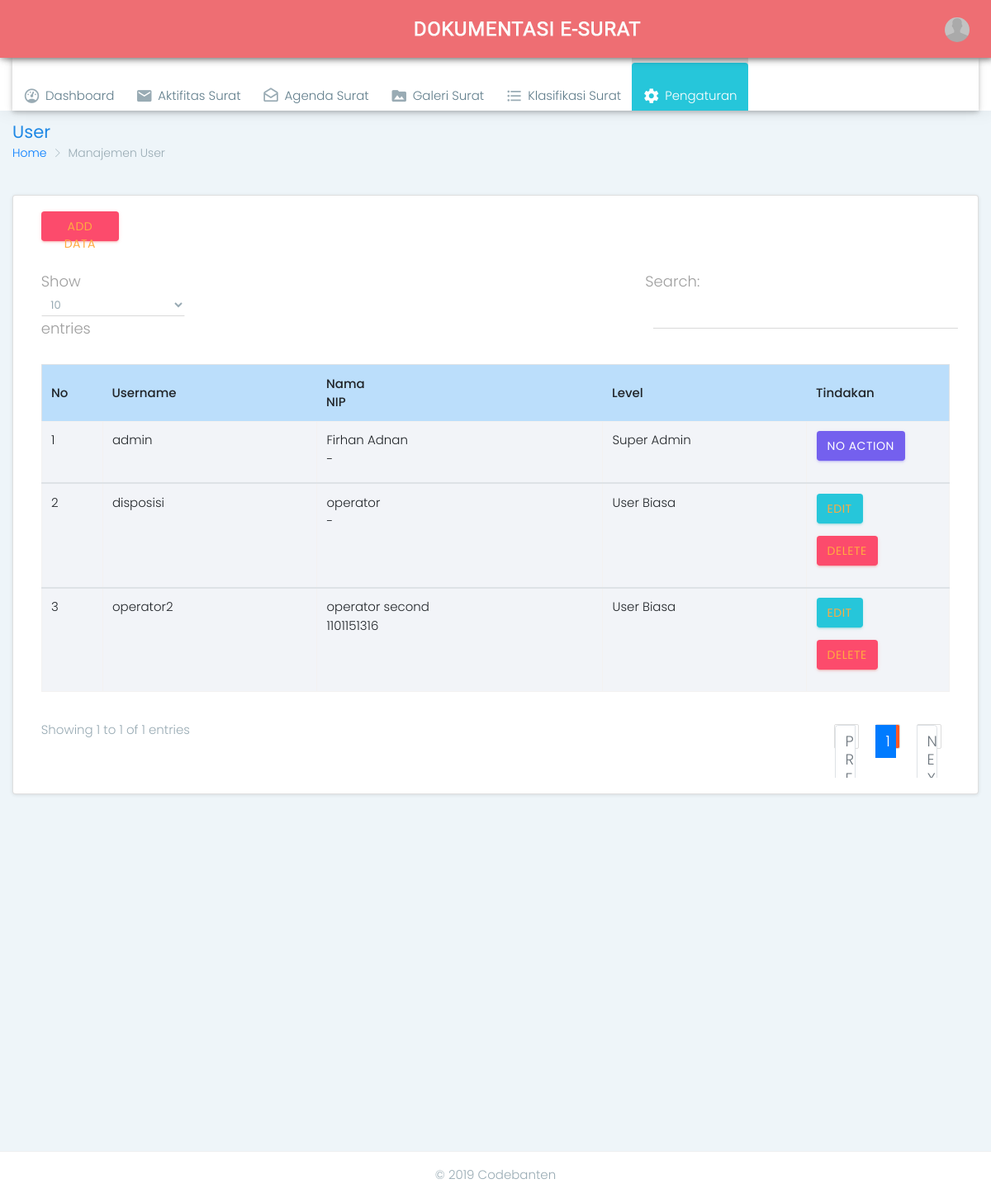
Page /admin.php?page=sett&sub=usr (signed in) on the committed database.
### tables this page shows
CREATE TABLE `tbl_user` (
  `id_user` tinyint(2) NOT NULL AUTO_INCREMENT,
  `username` varchar(30) NOT NULL,
  `password` varchar(35) NOT NULL,
  `nama` varchar(50) NOT NULL,
  `nip` varchar(25) NOT NULL,
  `admin` tinyint(1) NOT NULL,
  PRIMARY KEY (`id_user`)
);

### user.php (the view, shortened to what this page needs)
<?php
    if(empty($_SESSION['admin'])){
        $_SESSION['err'] = '<center>Anda harus login terlebih dahulu!</center>';
        header("Location: ./");
        die();
    } else {
        if(isset($_REQUEST['act'])){
            $act = $_REQUEST['act'];
            switch ($act) {
                case 'add':
                    include "tambah_user.php";
                    break;
                case 'edit':
                    include "edit_tipe_user.php";
                    break;
                case 'del':
                    include "hapus_user.php";
                    break;
            }
        } else {
            $limit = 5;
            $pg = @$_GET['pg'];
                if(empty($pg)){
                    $curr = 0;
                } else {
                    $curr = ($pg - 1) * $limit;
                }
            $query = mysqli_query($config, "SELECT * FROM tbl_user LIMIT $curr, $limit");
                ?>
        <div class="container-fluid">
        <div class="row page-titles">
            <div class="col-md-5 col-8 align-self-center">
                <h3 class="text-themecolor m-b-0 m-t-0">User</h3>
                <ol class="breadcrumb">
                    <li class="breadcrumb-item"><a href="javascript:void(0)">Home</a></li>
                    <li class="breadcrumb-item active">Manajemen User</li>
                </ol>
            </div>
        </div>
    <div class="card">
        <div class="card-body">
            <a href="?page=sett&sub=usr&act=add" class="btn btn-block btn-danger col-md-1" style="margin-left: 15px;">Add Data</a>
             <div class="table-responsive m-t-5">
                <table id="myTable" class="table table-bordered table-striped">
                                <thead class="blue lighten-4" id="head">
                                    <tr>
                                        <th style="vertical-align: middle;" width="8%">No</th>
                                        <th style="vertical-align: middle;" width="23%">Username</th>
                                        <th width="30%">Nama<br/>NIP</th>
                                        <th style="vertical-align: middle;" width="22%">Level</th>
                                        <th style="vertical-align: middle;" width="16%">Tindakan</th>
                                    </tr>
                                </thead>
                                <tbody>
                                    <tr>
                                    <?php
                                    if(mysqli_num_rows($query) > 0){
                                        $no = 1;
                                        while($row = mysqli_fetch_array($query)){
                                        echo '<td>'.$no++.'</td>';
                                        if($row['admin'] == 1){
                                            $row['admin'] = 'Super Admin';
                                        } elseif($row['admin'] == 2){
                                            $row['admin'] = 'Administrator';
                                        } else {
                                            $row['admin'] = 'User Biasa';
                                        } echo '<td>'.$row['username'].'</td>
                                                <td>'.$row['nama'].'<br/>'.$row['nip'].'</td>
                                                <td>'.$row['admin'].'</td>
                                                <td>';
                                        if($_SESSION['username'] == $row['username']){
                                            echo '<button class="btn btn-primary">No Action</button>';
                                        } else {
                                        if($row['id_user'] == 1){
                                            echo '<button class="btn btn-primary">No Action</button>';
                                        } else {
                                          echo ' <a class="btn btn-success" href="?page=sett&sub=usr&act=edit&id_user='.$row['id_user'].'">EDIT</a>
                                                 <a class="btn btn-danger" href="?page=sett&sub=usr&act=del&id_user='.$row['id_user'].'">DELETE</a>';
                                        }
                                    } echo '</td>
                                    </tr>
                                </tbody>';
                                    }
                                }
                      echo '</table>
            </div>
        </div>
    </div>';
                }
            }
?>

### horizontal/css/colors/blue.css (style rules this page uses)
.text-themecolor { color: #1e88e5 !important; }

### include/head.php (style rules this page uses)
body { background: #fff; }
.bg::before { content: ''; background-image: url('./upload/background.jpg'); background-size: cover; background-repeat: no-repeat; background-attachment: scroll; position: fixed; z-index: -1; top: 0; bottom: 0; left: 0; right: 0; opacity: 0.10; filter:alpha(opacity=10); }

### rows in the picture
tbl_user: username "admin", nama "Firhan Adnan", nip "-", admin "Super Admin", shows "NO ACTION"
tbl_user: username "disposisi", nama "operator", nip "-", admin "User Biasa"
tbl_user: username "operator2", nama "operator second", nip "1101151316", admin "User Biasa"
